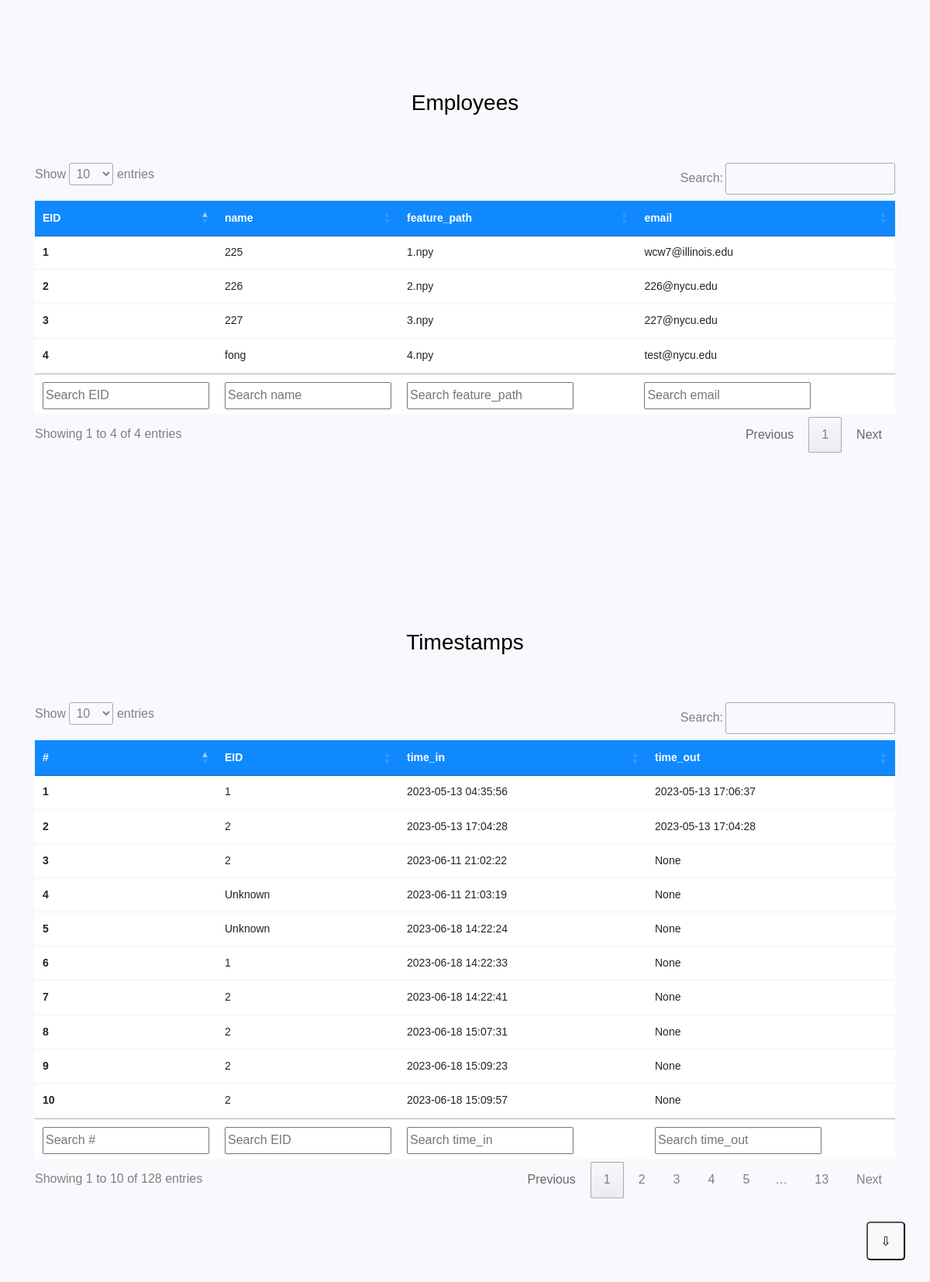
The page / on the database its author committed.
### tables this page shows
CREATE TABLE employees (
        EID INTEGER PRIMARY KEY,
        name TEXT,
        feature_path TEXT
    , email TEXT AFTER name);

CREATE TABLE timestamps (
        EID INTEGER,
        time_in TEXT,
        time_out TEXT,
        FOREIGN KEY (EID) REFERENCES employees(EID) 
    );

### app.py (the view)
@app.route('/')
def index():
    employees, timestamps = dbm.get_all_enrolled(), dbm.get_all_timestamps()
    table = lambda table_name, data, index: dict(table_name=table_name, data=data, index=index)
    employees = table("Employees", data=employees, index=False)
    timestamps = table("Timestamps", data=timestamps, index=True)
    return render_template('index.html', employees=employees, timestamps=timestamps)

### speaker_recognition/database.py (called while the page is built)
    def get_all_data(self, table_name: str) -> list:
        sql = \
        f"""
        SELECT *
        FROM {table_name}
        """
        data = self._cursor.execute(sql)
        col_names = [description[0] for description in data.description]
        res = [dict(zip(col_names, row)) for row in data]
        return res

    def get_all_enrolled(self) -> dict:
        return self._db.get_all_data(TABLE_NAME_EMPLOYEE)

    def get_all_timestamps(self) -> dict:
        return self._db.get_all_data(TABLE_NAME_TIMESTAMP)

### template/index.html (shortened to what this page needs)
{% extends "base.html" %}
{% macro create_table(table_id, table_title, col_name, data, enumerate) -%}
<section class="ftco-section">
    <div class="container">
        <div class="row justify-content-center">
            <div class="col-md-6 text-center mb-5">
                <h2 class="heading-section">{{ table_title }}</h2>
            </div>
        </div>
        <div class="row">
            <div class="col-md-12">
                <div class="table-wrap">
                    <table id="{{ table_id }}" class="table">
                        <thead class="thead-primary">
                            <tr>
                                {% if enumerate %}
                                    <th>#</th>
                                {% endif %}
                                {% for col in col_name %}
                                    <th>{{ col }}</th>
                                {% endfor %}
                            </tr>
                        </thead>
                        <tbody>
                            {% for datum in data %}
                                <tr>
                                    {% set eid = datum.EID if datum.EID != -1 else 'Unknown' %}
                                    {% if enumerate %}
                                        <th scope="row">{{ loop.index }}</th>
                                        <td>{{ eid }}</td>
                                    {% else %}
                                        <th scope="row">{{ eid }}</th>
                                    {% endif %}
                                    {% for col in col_name %}
                                        {% if col != 'EID' %}
                                            <td>{{ datum[col] }}</td>
                                        {% endif %}
                                    {% endfor %}
                                </tr>
                            {% endfor %}
                        </tbody>
                        <tfoot id="search_0">
                            <tr>
                                {% if enumerate %}
                                    <th>#</th>
                                {% endif %}
                                {% for col in col_name %}
                                    <th>{{ col }}</th>
                                {% endfor %}
                            </tr>
                        </tfoot>
                    </table>
                </div>
            </div>
        </div>
</div>
</section>
{%- endmacro %}
{% set all_data = [employees, timestamps] %}
{% set tables = dict() %}
{% for table in all_data %}
{% set tid = 'table' ~ loop.index %}
{% set _dummy = tables.__setitem__(tid, table) %}
{% endfor %}
{% block main %}
{% for tid, table in tables.items() %}
{{create_table(tid, table.table_name, table.data[0].keys(), table.data, table.index)}}
{% endfor %}
{% endblock %}

### template/base.html (shortened to what this page needs)
<!doctype html>
<html lang="en">
<head>
    <link rel="stylesheet" href="https://stackpath.bootstrapcdn.com/font-awesome/4.7.0/css/font-awesome.min.css">
    <link rel="stylesheet" href="https://cdn.datatables.net/1.13.4/css/jquery.dataTables.css" />
    <link rel="stylesheet" href="{{ url_for('static', filename='css/style.css') }}">
</head>
<body>
    <button id="to-bottom-btn" class="bg-light">&#8681;</button>
    <main>
        {% block main %}{% endblock %}
    </main>
</body>
</html>

### rows shown on the page
employees: EID "1", name "225" "1.npy" "wcw7@illinois.edu"
employees: EID "2", name "226" "2.npy" "226@nycu.edu"
employees: EID "3", name "227" "3.npy" "227@nycu.edu"
employees: EID "4", name "fong" "4.npy" "test@nycu.edu"
timestamps: EID "1", time_in "2023-05-13 04:35:56" "2023-05-13 17:06:37"
timestamps: EID "2", time_in "2023-05-13 17:04:28" "2023-05-13 17:04:28"
timestamps: EID "2", time_in "2023-06-11 21:02:22" "None"
timestamps: eid "Unknown", time_in "2023-06-11 21:03:19" "None"
timestamps: eid "Unknown", time_in "2023-06-18 14:22:24" "None"
timestamps: EID "1", time_in "2023-06-18 14:22:33" "None"
timestamps: EID "2", time_in "2023-06-18 14:22:41" "None"
timestamps: EID "2", time_in "2023-06-18 15:07:31" "None"
timestamps: EID "2", time_in "2023-06-18 15:09:23" "None"
timestamps: EID "2", time_in "2023-06-18 15:09:57" "None"

### other values the page prints
{{ table_title }} "Employees" "Timestamps"
{{ col }} "EID" "name" "feature_path" "email" "EID" "time_in" "time_out"
